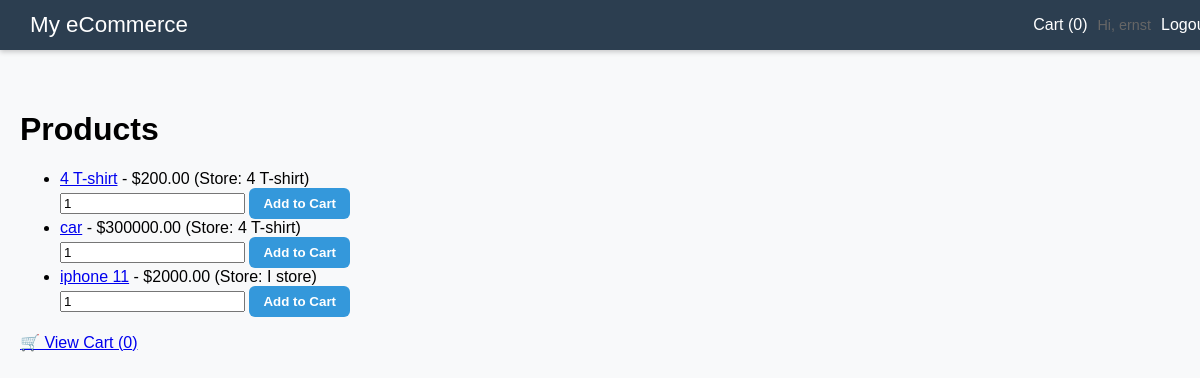
The app's page / (signed in) with its own data.
### ecommerce/models.py (models this page shows, shortened)
class Product(models.Model):
    store = models.ForeignKey(Store, on_delete=models.CASCADE, related_name='products')
    name = models.CharField(max_length=255)
    description = models.TextField()
    price = models.DecimalField(max_digits=10, decimal_places=2)
    stock = models.PositiveIntegerField(default=0)
    image = models.ImageField(upload_to='product_images/', blank=True, null=True)

class Store(models.Model):
    name = models.CharField(max_length=100)
    description = models.TextField(blank=True)
    logo = models.ImageField(upload_to="store_logos/", blank=True, null=True)
    vendor = models.ForeignKey(User, on_delete=models.CASCADE)

### ecommerce/views.py (the view)
# urls.py: path("", views.product_list, name="product_list"),  # homepage → product list
@login_required
def product_list(request):
    products = Product.objects.select_related("store").all()
    stores = Store.objects.all()
    is_vendor = False
    if request.user.is_authenticated:
        is_vendor = request.user.groups.filter(name='Vendor').exists()
    return render(
        request,
        "ecommerce/product_list.html",
        {"products": products, "stores": stores, "is_vendor": is_vendor},
    )

### ecommerce/context_processors.py (called while the page is built)
def user_role(request):
    is_vendor = False
    if request.user.is_authenticated:
        is_vendor = request.user.groups.filter(name='Vendor').exists()
    return {
        'is_vendor': is_vendor,
    }

### ecommerce/templates/ecommerce/product_list.html (shortened to what this page needs)
{% extends "ecommerce/index.html" %}
{% block content %}
<h1>Products</h1>
{% if products %}
<ul>
  {% for product in products %}
    <li>
      <a href="{% url 'ecommerce:product_detail' product.pk %}">{{ product.name }}</a>
      - ${{ product.price }} (Store: {{ product.store.name }})
      <form action="{% url 'ecommerce:add_to_cart' product.pk %}" method="post">
        <input type="number" name="quantity" value="1" min="1">
        <button type="submit">Add to Cart</button>
      </form>
    </li>
  {% endfor %}
</ul>
{% else %}
<p>No products available yet.</p>
{% endif %}
<a href="{% url 'ecommerce:view_cart' %}" class="btn">🛒 View Cart ({{ request.session.cart|length|default:"0" }})</a>
{% endblock %}

### ecommerce/templates/ecommerce/index.html (shortened to what this page needs)
<!DOCTYPE html>
<html lang="en">
<head>
</head>
<body>
  <nav class="nav">
    <div class="logo">
      <a href="{% url 'ecommerce:product_list' %}">My eCommerce</a>
    </div>
    <div class="links">
      <a href="{% url 'ecommerce:view_cart' %}">Cart ({{ request.session.cart|length|default:"0" }})</a>
      {% if request.user.is_authenticated %}
        <span class="small">Hi, {{ request.user.username }}</span>
        <a href="{% url 'ecommerce:logout' %}">Logout</a>
      {% else %}
        <a href="{% url 'ecommerce:login' %}">Login</a>
        <a href="{% url 'ecommerce:register' %}">Register</a>
      {% endif %}
    </div>
  </nav>
  <div class="container">
    {% block content %}{% endblock %}
  </div>
</body>
</html>

### ecommerce/templates/ecommerce/index.html (style rules this page uses)
body { font-family: Arial, Helvetica, sans-serif; margin: 0; padding: 0; background: #f8f9fa; }
.nav { background: #2c3e50; color: white; padding: 12px 20px; display: flex; align-items: center; justify-content: space-between; position: fixed; width: 100%; top: 0; z-index: 100; box-shadow: 0 2px 5px rgba(0,0,0,0.2); }
.nav .logo { font-weight: bold; font-size: 1.4rem; }
.nav a { color: white; text-decoration: none; margin: 0 10px; font-weight: 500; }
.nav .links { display: flex; align-items: center; }
.container { padding: 90px 20px 20px 20px; max-width: 1200px; margin: 0 auto; }
.small { font-size: 0.9rem; color: #666; }
button { padding: 8px 14px; border: none; background: #3498db; color: white; border-radius: 6px; cursor: pointer; font-weight: bold; transition: background 0.2s ease; }

### records on screen
Product: name "4 T-shirt", price "200.00", store.name "4 T-shirt"
Product: name "car", price "300000.00", store.name "4 T-shirt"
Product: name "iphone 11", price "2000.00", store.name "I store"

### other values on screen
{{ request.session.cart|length|default:"0" }} "0"
{{ request.user.username }} "ernst"
